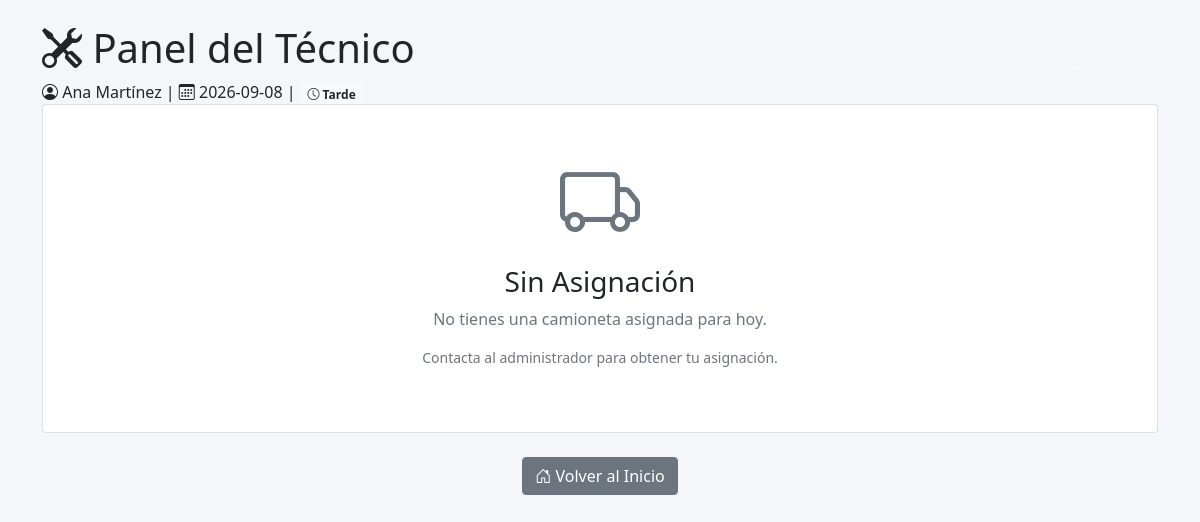
Before: /tecnico (signed in) with the older database file.
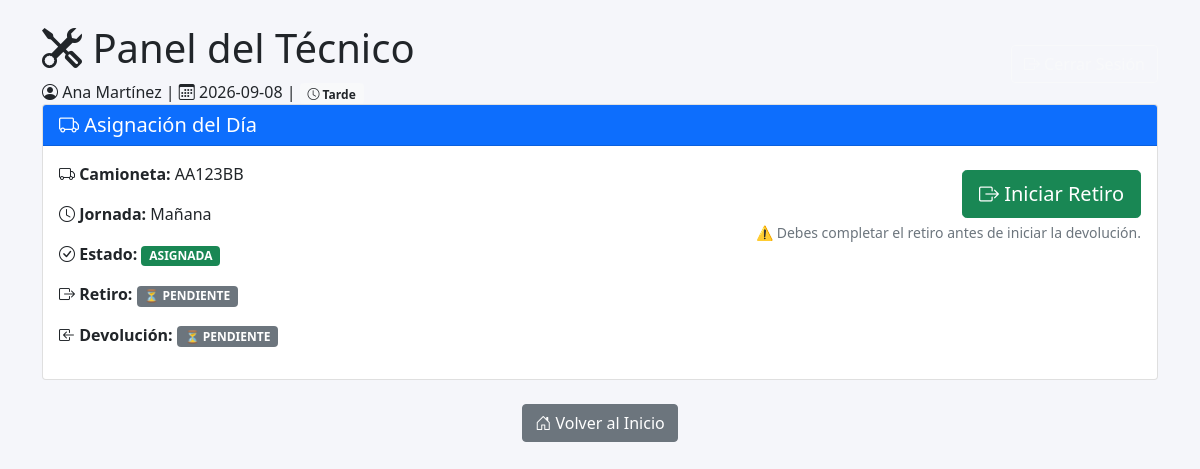
After: the same page with the newer database file.
### tables this page shows
CREATE TABLE camionetas (
            id INTEGER PRIMARY KEY AUTOINCREMENT,
            patente TEXT UNIQUE NOT NULL,
            activa INTEGER DEFAULT 1
        );

CREATE TABLE asignaciones (
            id INTEGER PRIMARY KEY AUTOINCREMENT,
            camioneta_id INTEGER,
            tecnico_id INTEGER,
            tecnico2_id INTEGER,
            fecha TEXT NOT NULL,
            jornada TEXT NOT NULL,
            estado TEXT DEFAULT 'PENDIENTE',
            zona TEXT,
            FOREIGN KEY (camioneta_id) REFERENCES camionetas(id),
            FOREIGN KEY (tecnico_id) REFERENCES usuarios(id),
            FOREIGN KEY (tecnico2_id) REFERENCES usuarios(id)
        );

### app.py (the view)
@app.route('/tecnico')
def tecnico():
    if 'usuario_id' not in session or session.get('rol') != 'tecnico':
        return redirect(url_for('login'))
    usuario_id = session['usuario_id']
    fecha_actual = datetime.now().strftime('%Y-%m-%d')
    hora_actual = datetime.now().hour
    if 6 <= hora_actual < 14:
        jornada_actual = 'mañana'
    elif 14 <= hora_actual < 22:
        jornada_actual = 'tarde'
    else:
        jornada_actual = 'mañana'
    conexion = get_db()
    asignacion = conexion.execute('''
        SELECT a.id, a.fecha, a.jornada, a.estado,
               c.patente as camioneta_patente,
               c.id as camioneta_id
        FROM asignaciones a
        JOIN camionetas c ON a.camioneta_id = c.id
        WHERE a.tecnico_id = ?
        AND a.fecha = ?
        AND a.estado = 'ASIGNADA'
    ''', (usuario_id, fecha_actual)).fetchone()
    control_retiro_activo = None
    control_devolucion_activo = None
    retiro_completado = False
    devolucion_completada = False
    if asignacion:
        control_retiro_activo = conexion.execute('''
            SELECT * FROM controles_tecnicos
            WHERE asignacion_id = ?
            AND fecha = ?
            AND jornada = ?
            AND tipo_control = 'RETIRO'
            AND finalizado = 0
        ''', (asignacion['id'], fecha_actual, jornada_actual)).fetchone()
        control_devolucion_activo = conexion.execute('''
            SELECT * FROM controles_tecnicos
            WHERE asignacion_id = ?
            AND fecha = ?
            AND jornada = ?
            AND tipo_control = 'DEVOLUCION'
            AND finalizado = 0
        ''', (asignacion['id'], fecha_actual, jornada_actual)).fetchone()
        retiro_finalizado = conexion.execute('''
            SELECT id FROM controles_tecnicos
            WHERE asignacion_id = ?
            AND fecha = ?
            AND jornada = ?
            AND tipo_control = 'RETIRO'
            AND finalizado = 1
        ''', (asignacion['id'], fecha_actual, jornada_actual)).fetchone()
        retiro_completado = retiro_finalizado is not None
        devolucion_finalizada = conexion.execute('''
            SELECT id FROM controles_tecnicos
            WHERE asignacion_id = ?
            AND fecha = ?
            AND jornada = ?
            AND tipo_control = 'DEVOLUCION'
            AND finalizado = 1
        ''', (asignacion['id'], fecha_actual, jornada_actual)).fetchone()
        devolucion_completada = devolucion_finalizada is not None
    elementos_bloqueados = []
    if asignacion:
        bloqueados = conexion.execute('''
            SELECT elemento, tipo, motivo
            FROM elementos_bloqueados
            WHERE camioneta_id = ? AND resuelto = 0
        ''', (asignacion['camioneta_id'],)).fetchall()
        elementos_bloqueados = [dict(b) for b in bloqueados]
    conexion.close()
    return render_template('tecnico.html',
                         nombre=session['nombre'],
                         asignacion=asignacion,
                         control_retiro_activo=control_retiro_activo,
                         control_devolucion_activo=control_devolucion_activo,
                         retiro_completado=retiro_completado,
                         devolucion_completada=devolucion_completada,
                         elementos_bloqueados=elementos_bloqueados,
                         fecha_actual=fecha_actual,
                         jornada_actual=jornada_actual)

### app.py (called while the page is built)
@app.before_request
def limpiar_redirecciones():
    if 'usuario_id' in session:
        rol = session.get('rol')
        if rol == 'admin' and request.path == '/tecnico':
            return redirect(url_for('admin'))
        if rol == 'jefe' and request.path in ['/tecnico', '/admin']:
            return redirect(url_for('jefe'))
        if rol == 'tecnico' and request.path in ['/admin', '/jefe']:
            return redirect(url_for('tecnico'))

def conectar_db():
    return sqlite3.connect(str(DATABASE))

def get_db():
    conexion = conectar_db()
    conexion.row_factory = sqlite3.Row
    return conexion

### templates/tecnico.html (shortened to what this page needs)
<!DOCTYPE html>
<html lang="es">
<head>
    <link href="https://cdn.jsdelivr.net/npm/bootstrap@5.1.3/dist/css/bootstrap.min.css" rel="stylesheet">
    <link rel="stylesheet" href="https://cdn.jsdelivr.net/npm/bootstrap-icons@1.8.1/font/bootstrap-icons.css">
    <link rel="stylesheet" href="{{ url_for('static', filename='css/tecnico.css') }}">
</head>
<body>
    <div class="container mt-4">
        <div class="header-card d-flex justify-content-between align-items-center">
            <div>
                <h1><i class="bi bi-tools"></i> Panel del Técnico</h1>
                <p class="mb-0">
                    <i class="bi bi-person-circle"></i> {{ nombre }} |
                    <i class="bi bi-calendar3"></i> {{ fecha_actual }} |
                    <span class="badge bg-light text-dark jornada-badge">
                        <i class="bi bi-clock"></i> {{ jornada_actual|title }}
                    </span>
                </p>
            </div>
            <div>
                <a href="{{ url_for('logout') }}" class="btn btn-outline-light btn-logout">
                    <i class="bi bi-box-arrow-right"></i> Cerrar Sesión
                </a>
            </div>
        </div>
        {% if asignacion %}
            <div class="card mb-4">
                <div class="card-header bg-primary text-white">
                    <h5 class="mb-0"><i class="bi bi-truck"></i> Asignación del Día</h5>
                </div>
                <div class="card-body">
                    <div class="row">
                        <div class="col-md-6">
                            <p><strong><i class="bi bi-truck"></i> Camioneta:</strong> {{ asignacion.camioneta_patente }}</p>
                            <p><strong><i class="bi bi-clock"></i> Jornada:</strong> {{ asignacion.jornada|title }}</p>
                            <p><strong><i class="bi bi-check-circle"></i> Estado:</strong>
                                <span class="badge bg-success">ASIGNADA</span>
                            </p>
                            {% if retiro_completado %}
                                <p><strong><i class="bi bi-box-arrow-right"></i> Retiro:</strong>
                                    <span class="badge bg-success">✅ COMPLETADO</span>
                                </p>
                            {% elif control_retiro_activo %}
                                <p><strong><i class="bi bi-box-arrow-right"></i> Retiro:</strong>
                                    <span class="badge bg-warning text-dark">⏳ EN CURSO</span>
                                </p>
                            {% else %}
                                <p><strong><i class="bi bi-box-arrow-right"></i> Retiro:</strong>
                                    <span class="badge bg-secondary">⏳ PENDIENTE</span>
                                </p>
                            {% endif %}
                            {% if devolucion_completada %}
                                <p><strong><i class="bi bi-box-arrow-in-left"></i> Devolución:</strong>
                                    <span class="badge bg-success">✅ COMPLETADA</span>
                                </p>
                            {% elif control_devolucion_activo %}
                                <p><strong><i class="bi bi-box-arrow-in-left"></i> Devolución:</strong>
                                    <span class="badge bg-warning text-dark">⏳ EN CURSO</span>
                                </p>
                            {% else %}
                                <p><strong><i class="bi bi-box-arrow-in-left"></i> Devolución:</strong>
                                    <span class="badge bg-secondary">⏳ PENDIENTE</span>
                                </p>
                            {% endif %}
                        </div>
                        <div class="col-md-6 text-md-end">
                            {% if control_retiro_activo %}
                                <div class="alert alert-warning mb-0">
                                    <i class="bi bi-exclamation-triangle"></i>
                                    <strong>Retiro en curso</strong>
                                    <br>
                                    <small class="text-muted">Iniciado: {{ control_retiro_activo.fecha_hora_inicio[:16]|replace('T', ' ') }}</small>
                                    <br>
                                    <a href="{{ url_for('realizar_control', control_id=control_retiro_activo.id) }}"
                                       class="btn btn-primary btn-sm mt-2">
                                        <i class="bi bi-arrow-right"></i> Continuar Retiro
                                    </a>
                                </div>
                            {% else %}
                                <form method="POST" action="{{ url_for('iniciar_control') }}" class="mt-2">
                                    <button type="submit" name="tipo_control" value="RETIRO"
                                            class="btn btn-success btn-lg">
                                        <i class="bi bi-box-arrow-right"></i> Iniciar Retiro
                                    </button>
                                </form>
                                <small class="text-muted d-block mt-1">⚠️ Debes completar el retiro antes de iniciar la devolución.</small>
                            {% endif %}
                        </div>
                    </div>
                </div>
            </div>
        {% else %}
            <div class="card">
                <div class="card-body text-center py-5">
                    <i class="bi bi-truck display-1 text-muted"></i>
                    <h3 class="mt-3">Sin Asignación</h3>
                    <p class="text-muted">No tienes una camioneta asignada para hoy.</p>
                    <p class="text-muted small">Contacta al administrador para obtener tu asignación.</p>
                </div>
            </div>
        {% endif %}
        <div class="text-center mt-4">
            <a href="{{ url_for('logout') }}" class="btn btn-secondary">
                <i class="bi bi-house-door"></i> Volver al Inicio
            </a>
        </div>
    </div>
</body>
</html>

### static/css/tecnico.css (style rules this page uses)
* { touch-action: manipulation; }
body { background: #f5f6fa; padding-bottom: 80px; }

Changed rows visible on the page:
now on this page (row unchanged): camionetas: camioneta_patente "AA123BB"
now on this page (row edited): asignaciones: jornada "Mañana"
Other visible differences:
text no longer shown: "Sin Asignación No tienes una camioneta asignada para hoy. Contacta al administrador para obtener tu asignación."
text now shown: "Asignación del Día Camioneta: Jornada: Estado: ASIGNADA Retiro: ⏳ PENDIENTE Devolución: ⏳ PENDIENTE Iniciar Retiro ⚠️ Debes completar el retiro antes de iniciar la devolución."
